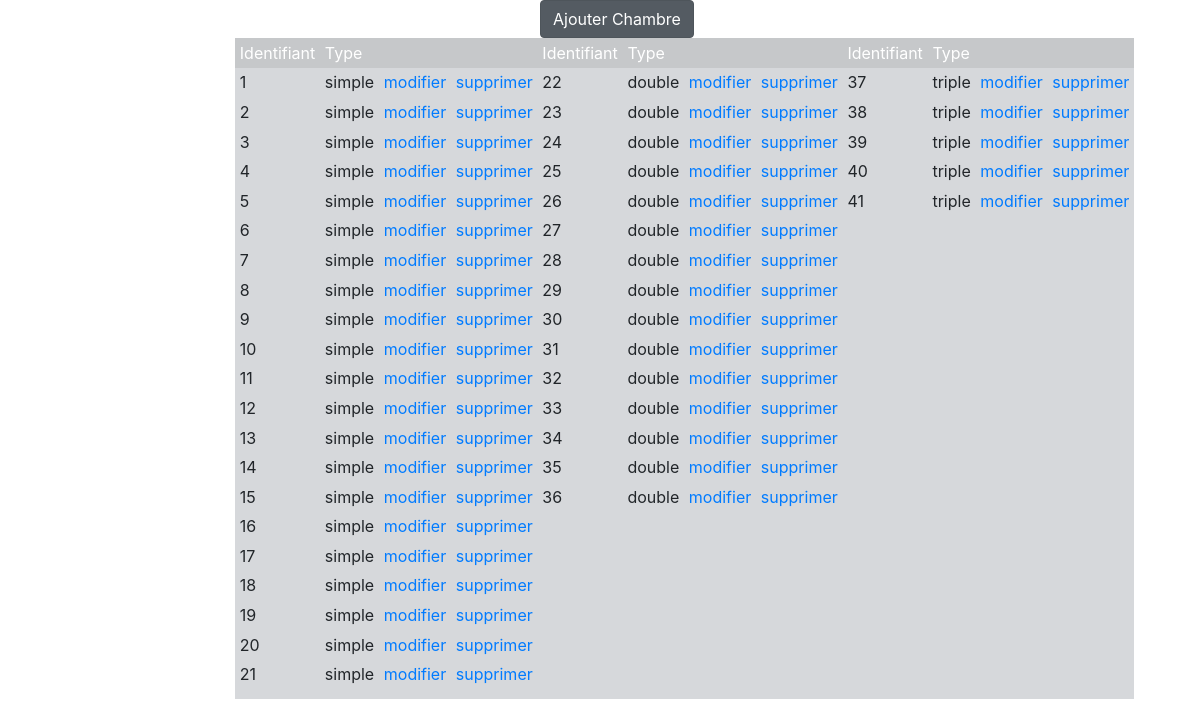
/gererChambre.php, run on the app's committed database.
### tables this page shows
CREATE TABLE IF NOT EXISTS `chambre` (
  `id_chamb` int(20) NOT NULL AUTO_INCREMENT,
  `type` varchar(20) NOT NULL,
  PRIMARY KEY (`id_chamb`),
  KEY `id_chamb` (`id_chamb`)
);

### gererChambre.php (the view, shortened to what this page needs)
<!doctype>
<html lang="en">
<head>
    <link href="vendor/bootstrap/css/bootstrap.min.css" rel="stylesheet">
</head>
<body >
<div class="cor" style="margin-left: 220px">
     <div class="aa" style="margin-left: 150px">
	     <a href="ajouterChambre.php" class="btn btn-secondary active" role="button" aria-pressed="true" style="margin-left: 170px;">Ajouter Chambre</a>
     </div>
     <div class="col-2">
	<table class="table-hover table-sm">
	<?php
			try
		{
			$bdd = new PDO('mysql:host=localhost;dbname=projet;charset=utf8', 'root', '');
		}
		catch (PDOException $e)
		{
			die('erreur : '.$e->getMessage());
		}
		$simple=$bdd->query("SELECT * from `chambre` WHERE `chambre`.`type`='simple'");
		$double=$bdd->query("SELECT * from `chambre` WHERE `chambre`.`type`='double'");
		$triple=$bdd->query("SELECT * from `chambre` WHERE `chambre`.`type`='triple'");
			?>
        <tr class="table-dark">
            <td>Identifiant</td>
            <td>Type</td>
            <td></td>
            <td></td>
            <td>Identifiant</td>
            <td>Type</td>
            <td></td>
            <td></td>
            <td>Identifiant</td>
            <td>Type</td>
            <td></td>
            <td></td>
        </tr>
        <?php
		while(1)
		{
			($simple1=$simple->fetch());
			($double1=$double->fetch());
			($triple1=$triple->fetch());
			?>
			<tr class="table-secondary">
				<td><?php if (isset($simple1['id_chamb'])) echo $simple1['id_chamb'];?></td>
				<td><?php if (isset($simple1['type'])) echo $simple1['type'];?></td>
				<td><a href="modifierChambre.php?<?php echo 'id='.($simple1['id_chamb']).'&type='.$simple1['type']?>"><?php if (isset($simple1['type'])) echo 'modifier';?></a></td>
				<td><a href="supprimerChambre.php?id=<?php echo ($simple1['id_chamb']) ?>"><?php if (isset($simple1['type'])) echo 'supprimer';?></a></td>
				<td><?php if (isset($double1['id_chamb'])) echo $double1['id_chamb'];?></td>
				<td><?php if (isset($double1['type'])) echo $double1['type'];?></td>
				<td><a href="modifierChambre.php?<?php echo 'id='.($double1['id_chamb']).'&type='.$double1['type']?>"><?php if (isset($double1['type'])) echo 'modifier';?></a></td>
				<td><a href="supprimerChambre.php?id=<?php echo ($double1['id_chamb']) ?>"><?php if (isset($double1['type'])) echo 'supprimer';?></a></td>
				<td><?php if (isset($triple1['id_chamb'])) echo $triple1['id_chamb'];?></td>
				<td><?php if (isset($triple1['type'])) echo $triple1['type'];?></td>
				<td><a href="modifierChambre.php?<?php echo 'id='.($triple1['id_chamb']).'&type='.$triple1['type']?>"><?php if (isset($triple1['type'])) echo 'modifier';?></a></td>
				<td><a href="supprimerChambre.php?id=<?php echo ($triple1['id_chamb']) ?>"><?php if (isset($triple1['type'])) echo 'supprimer';?></a></td>
				</tr><?php
			if ((!isset($simple1['type']))and (!isset($double1['type']))and(!isset($triple1['type'])))
			{
				break;
			}
		}
	?>
	</table>
     </div>
</div>
</body>

### data on the page
chambre: id_chamb "1", type "simple"
chambre: id_chamb "22", type "double"
chambre: id_chamb "37", type "triple"
chambre: id_chamb "2", type "simple"
chambre: id_chamb "23", type "double"
chambre: id_chamb "38", type "triple"
chambre: id_chamb "3", type "simple"
chambre: id_chamb "24", type "double"
chambre: id_chamb "39", type "triple"
chambre: id_chamb "4", type "simple"
chambre: id_chamb "25", type "double"
chambre: id_chamb "40", type "triple"
chambre: id_chamb "5", type "simple"
chambre: id_chamb "26", type "double"
chambre: id_chamb "41", type "triple"
chambre: id_chamb "6", type "simple"
chambre: id_chamb "27", type "double"
chambre: id_chamb "7", type "simple"
chambre: id_chamb "28", type "double"
chambre: id_chamb "8", type "simple"
chambre: id_chamb "29", type "double"
chambre: id_chamb "9", type "simple"
chambre: id_chamb "30", type "double"
chambre: id_chamb "10", type "simple"
chambre: id_chamb "31", type "double"
chambre: id_chamb "11", type "simple"
chambre: id_chamb "32", type "double"
chambre: id_chamb "12", type "simple"
chambre: id_chamb "33", type "double"
chambre: id_chamb "13", type "simple"
chambre: id_chamb "34", type "double"
chambre: id_chamb "14", type "simple"
chambre: id_chamb "35", type "double"
chambre: id_chamb "15", type "simple"
chambre: id_chamb "36", type "double"
chambre: id_chamb "16", type "simple"
chambre: id_chamb "17", type "simple"
chambre: id_chamb "18", type "simple"
chambre: id_chamb "19", type "simple"
chambre: id_chamb "20", type "simple"
chambre: id_chamb "21", type "simple"
